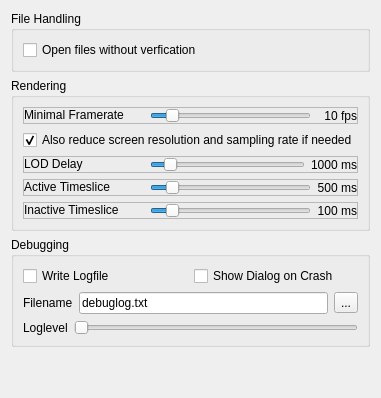
     <widget class="QWidget" name="tabPerformance">
      <attribute name="title">
       <string>Performance</string>
      </attribute>
      <layout class="QVBoxLayout" name="verticalLayout_5">
       <item>
        <widget class="QGroupBox" name="groupBox_3">
         <property name="title">
          <string>File Handling</string>
         </property>
         <layout class="QVBoxLayout" name="verticalLayout_6">
          <item>
           <widget class="QCheckBox" name="checkBoxQuickload">
            <property name="text">
             <string>Open files without verfication</string>
            </property>
           </widget>
          </item>
         </layout>
        </widget>
       </item>
       <item>
        <widget class="QGroupBox" name="groupBox_4">
         <property name="title">
          <string>Rendering</string>
         </property>
         <layout class="QVBoxLayout" name="verticalLayout_7">
          <item>
           <widget class="QFrame" name="frame_4">
            <property name="frameShape">
             <enum>QFrame::StyledPanel</enum>
            </property>
            <property name="frameShadow">
             <enum>QFrame::Raised</enum>
            </property>
            <layout class="QHBoxLayout" name="horizontalLayout_3">
             <property name="margin" stdset="0">
              <number>0</number>
             </property>
             <item>
              <widget class="QLabel" name="label_MinFrameRate">
               <property name="sizePolicy">
                <sizepolicy hsizetype="Fixed" vsizetype="Fixed">
                 <horstretch>0</horstretch>
                 <verstretch>0</verstretch>
                </sizepolicy>
               </property>
               <property name="minimumSize">
                <size>
                 <width>120</width>
                 <height>0</height>
                </size>
               </property>
               <property name="text">
                <string>Minimal Framerate</string>
               </property>
              </widget>
             </item>
             <item>
              <widget class="QSlider" name="horizontalSlider_MinFramerate">
               <property name="minimum">
                <number>0</number>
               </property>
               <property name="maximum">
                <number>100</number>
               </property>
               <property name="value">
                <number>10</number>
               </property>
               <property name="orientation">
                <enum>Qt::Horizontal</enum>
               </property>
              </widget>
             </item>
             <item>
              <widget class="QLabel" name="label_MinFrameRateDisplay">
               <property name="sizePolicy">
                <sizepolicy hsizetype="Fixed" vsizetype="Preferred">
                 <horstretch>0</horstretch>
                 <verstretch>0</verstretch>
                </sizepolicy>
               </property>
               <property name="minimumSize">
                <size>
                 <width>40</width>
                 <height>0</height>
                </size>
               </property>
               <property name="text">
                <string>10 fps</string>
               </property>
               <property name="alignment">
                <set>Qt::AlignRight|Qt::AlignTrailing|Qt::AlignVCenter</set>
               </property>
              </widget>
             </item>
            </layout>
           </widget>
          </item>
          <item>
           <widget class="QCheckBox" name="checkBox_useAllMeans">
            <property name="text">
             <string>Also reduce screen resolution and sampling rate if needed</string>
            </property>
            <property name="checked">
             <bool>true</bool>
            </property>
           </widget>
          </item>
          <item>
           <widget class="QFrame" name="frame_5">
            <property name="frameShape">
             <enum>QFrame::StyledPanel</enum>
            </property>
            <property name="frameShadow">
             <enum>QFrame::Raised</enum>
            </property>
            <layout class="QHBoxLayout" name="horizontalLayout_5">
             <property name="margin" stdset="0">
              <number>0</number>
             </property>
             <item>
              <widget class="QLabel" name="label_LODDelay">
               <property name="sizePolicy">
                <sizepolicy hsizetype="Preferred" vsizetype="Fixed">
                 <horstretch>0</horstretch>
                 <verstretch>0</verstretch>
                </sizepolicy>
               </property>
               <property name="minimumSize">
                <size>
                 <width>120</width>
                 <height>0</height>
                </size>
               </property>
               <property name="text">
                <string>LOD Delay</string>
               </property>
              </widget>
             </item>
             <item>
              <widget class="QSlider" name="horizontalSlider_LODDelay">
               <property name="minimum">
                <number>100</number>
               </property>
               <property name="maximum">
                <number>10000</number>
               </property>
               <property name="value">
                <number>1000</number>
               </property>
               <property name="orientation">
                <enum>Qt::Horizontal</enum>
               </property>
              </widget>
             </item>
             <item>
              <widget class="QLabel" name="label_LODDelayDisplay">
               <property name="sizePolicy">
                <sizepolicy hsizetype="Fixed" vsizetype="Preferred">
                 <horstretch>0</horstretch>
                 <verstretch>0</verstretch>
                </sizepolicy>
               </property>
               <property name="minimumSize">
                <size>
                 <width>40</width>
                 <height>0</height>
                </size>
               </property>
               <property name="text">
                <string>1000 ms</string>
               </property>
               <property name="alignment">
                <set>Qt::AlignRight|Qt::AlignTrailing|Qt::AlignVCenter</set>
               </property>
              </widget>
             </item>
            </layout>
           </widget>
          </item>
          <item>
           <widget class="QFrame" name="frame_2">
            <property name="frameShape">
             <enum>QFrame::StyledPanel</enum>
            </property>
            <property name="frameShadow">
             <enum>QFrame::Raised</enum>
            </property>
            <layout class="QHBoxLayout" name="horizontalLayout_2">
             <property name="margin" stdset="0">
              <number>0</number>
             </property>
             <item>
              <widget class="QLabel" name="label_ActTS">
               <property name="sizePolicy">
                <sizepolicy hsizetype="Fixed" vsizetype="Fixed">
                 <horstretch>0</horstretch>
                 <verstretch>0</verstretch>
                </sizepolicy>
               </property>
               <property name="minimumSize">
                <size>
                 <width>120</width>
                 <height>0</height>
                </size>
               </property>
               <property name="text">
                <string>Active Timeslice</string>
               </property>
              </widget>
             </item>
             <item>
              <widget class="QSlider" name="horizontalSlider_ActTS">
               <property name="maximum">
                <number>5000</number>
               </property>
               <property name="pageStep">
                <number>10</number>
               </property>
               <property name="value">
                <number>500</number>
               </property>
               <property name="orientation">
                <enum>Qt::Horizontal</enum>
               </property>
              </widget>
             </item>
             <item>
              <widget class="QLabel" name="label_ActTSDisplay">
               <property name="sizePolicy">
                <sizepolicy hsizetype="Fixed" vsizetype="Preferred">
                 <horstretch>0</horstretch>
                 <verstretch>0</verstretch>
                </sizepolicy>
               </property>
               <property name="minimumSize">
                <size>
                 <width>40</width>
                 <height>0</height>
                </size>
               </property>
               <property name="text">
                <string>500 ms</string>
               </property>
               <property name="alignment">
                <set>Qt::AlignRight|Qt::AlignTrailing|Qt::AlignVCenter</set>
               </property>
              </widget>
             </item>
            </layout>
           </widget>
          </item>
          <item>
           <widget class="QFrame" name="frame_3">
            <property name="frameShape">
             <enum>QFrame::StyledPanel</enum>
            </property>
            <property name="frameShadow">
             <enum>QFrame::Raised</enum>
            </property>
            <layout class="QHBoxLayout" name="horizontalLayout_4">
             <property name="margin" stdset="0">
              <number>0</number>
             </property>
             <item>
              <widget class="QLabel" name="label_InactTS">
               <property name="sizePolicy">
                <sizepolicy hsizetype="Fixed" vsizetype="Fixed">
                 <horstretch>0</horstretch>
                 <verstretch>0</verstretch>
                </sizepolicy>
               </property>
               <property name="minimumSize">
                <size>
                 <width>120</width>
                 <height>0</height>
                </size>
               </property>
               <property name="text">
                <string>Inactive Timeslice</string>
               </property>
              </widget>
             </item>
             <item>
              <widget class="QSlider" name="horizontalSlider_InactTS">
               <property name="maximum">
                <number>5000</number>
               </property>
               <property name="pageStep">
                <number>10</number>
               </property>
               <property name="value">
                <number>500</number>
               </property>
               <property name="orientation">
                <enum>Qt::Horizontal</enum>
               </property>
              </widget>
             </item>
             <item>
              <widget class="QLabel" name="label_InactTSDisplay">
               <property name="sizePolicy">
                <sizepolicy hsizetype="Fixed" vsizetype="Preferred">
                 <horstretch>0</horstretch>
                 <verstretch>0</verstretch>
                </sizepolicy>
               </property>
               <property name="minimumSize">
                <size>
                 <width>40</width>
                 <height>0</height>
                </size>
               </property>
               <property name="text">
                <string>100 ms</string>
               </property>
               <property name="alignment">
                <set>Qt::AlignRight|Qt::AlignTrailing|Qt::AlignVCenter</set>
               </property>
              </widget>
             </item>
            </layout>
           </widget>
          </item>
         </layout>
        </widget>
       </item>
       <item>
        <widget class="QGroupBox" name="Debugging">
         <property name="title">
          <string>Debugging</string>
         </property>
         <layout class="QVBoxLayout" name="verticalLayout_10">
          <item>
           <widget class="QFrame" name="frame_9">
            <property name="frameShape">
             <enum>QFrame::NoFrame</enum>
            </property>
            <property name="frameShadow">
             <enum>QFrame::Raised</enum>
            </property>
            <property name="lineWidth">
             <number>0</number>
            </property>
            <layout class="QHBoxLayout" name="horizontalLayout_11">
             <property name="margin" stdset="0">
              <number>0</number>
             </property>
             <item>
              <widget class="QCheckBox" name="checkBox_WriteLogfile">
               <property name="text">
                <string>Write Logfile</string>
               </property>
              </widget>
             </item>
             <item>
              <widget class="QCheckBox" name="checkBox_ShowCrashDialog">
               <property name="text">
                <string>Show Dialog on Crash</string>
               </property>
              </widget>
             </item>
            </layout>
           </widget>
          </item>
          <item>
           <widget class="QFrame" name="frame_7">
            <property name="frameShape">
             <enum>QFrame::NoFrame</enum>
            </property>
            <property name="frameShadow">
             <enum>QFrame::Raised</enum>
            </property>
            <property name="lineWidth">
             <number>0</number>
            </property>
            <layout class="QHBoxLayout" name="horizontalLayout_6">
             <property name="margin" stdset="0">
              <number>0</number>
             </property>
             <item>
              <widget class="QLabel" name="label_Filename">
               <property name="text">
                <string>Filename</string>
               </property>
              </widget>
             </item>
             <item>
              <widget class="QLineEdit" name="lineEdit_filename">
               <property name="text">
                <string>debuglog.txt</string>
               </property>
               <property name="readOnly">
                <bool>true</bool>
               </property>
              </widget>
             </item>
             <item>
              <widget class="QToolButton" name="toolButton">
               <property name="text">
                <string>...</string>
               </property>
              </widget>
             </item>
            </layout>
           </widget>
          </item>
          <item>
           <widget class="QFrame" name="frame_8">
            <property name="frameShape">
             <enum>QFrame::NoFrame</enum>
            </property>
            <property name="frameShadow">
             <enum>QFrame::Raised</enum>
            </property>
            <property name="lineWidth">
             <number>0</number>
            </property>
            <layout class="QHBoxLayout" name="horizontalLayout_10">
             <property name="margin" stdset="0">
              <number>0</number>
             </property>
             <item>
              <widget class="QLabel" name="label_4">
               <property name="text">
                <string>Loglevel</string>
               </property>
              </widget>
             </item>
             <item>
              <widget class="QSlider" name="horizontalSlider_loglevel">
               <property name="maximum">
                <number>2</number>
               </property>
               <property name="orientation">
                <enum>Qt::Horizontal</enum>
               </property>
              </widget>
             </item>
            </layout>
           </widget>
          </item>
         </layout>
        </widget>
       </item>
       <item>
        <spacer name="verticalSpacer_3">
         <property name="orientation">
          <enum>Qt::Vertical</enum>
         </property>
         <property name="sizeHint" stdset="0">
          <size>
           <width>20</width>
           <height>40</height>
          </size>
         </property>
        </spacer>
       </item>
      </layout>
     </widget>
